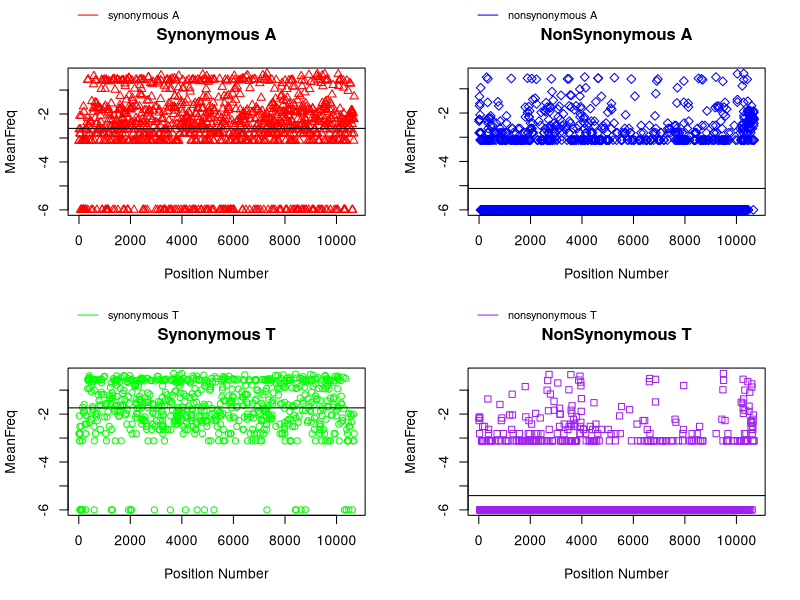

This chart was generated by the following R code: (Note: this script raises an error after producing the figure.)
#Read in CSV file
Dengue<-read.csv("DengueVirus1.fasta_pruned.mu.trim05_DF.csv")
SynNonsynAT<-function(Virus){
#select for only synonymous sites in Virus file
synonymous<-which(Virus$TypeOfSite=='syn')
#subset data into synonymous sites and designated wildtype nucleotide
synonymousA<-subset(Virus, wtnt=='a' & TypeOfSite=='syn')
synonymousT<-subset(Virus, wtnt=='t' & TypeOfSite=='syn') 
#binds synonymous subset data into a new dataset
synonymous<-rbind(synonymousA, synonymousT)
#select for only nonsynonymous sites in Virus file
nonsynonymous<-which(Virus$TypeOfSite=='nonsyn')
#subset data into nonsynonymous sites and designated wildtypes
nonsynonymousA<-subset(Virus, wtnt=='a' & TypeOfSite=='nonsyn')
nonsynonymousT<-subset(Virus, wtnt=='t' & TypeOfSite=='nonsyn')
#binds nonsynonymous subset data into a new dataset
nonsynonymous<-rbind(nonsynonymousA, nonsynonymousT)
#subset data into synonymous sites and designated wildtypes
synonymousC<-subset(Virus, wtnt=='c' & TypeOfSite=='syn')
synonymousG<-subset(Virus, wtnt=='g' & TypeOfSite=='syn')
#subset data into nonsynonymous sites and designated wildtypes
nonsynonymousC<-subset(Virus, wtnt=='c' & TypeOfSite=='nonsyn')
nonsynonymousG<-subset(Virus, wtnt=='g' & TypeOfSite=='nonsyn')

#A and T synonymous and nonsynonymous graphs

#splits the graph into 4 sections, 2 rows 2 columns 
layout(matrix(c(1,2,3,4), nrow=2, byrow = TRUE))
#log meanfreq to get rid of 0's and make graph easier to read
plot(synonymousA$num,log10(synonymousA$MeanFreq+.000001), col = "red", 
     #pch creates the shape of the plotted points
     ,xlab="Position Number", ylab="MeanFreq",main="Synonymous A", pch=2)
#abline creates a line where the mean of all the points are located
abline(h=mean(log10(synonymousA$MeanFreq+.000001)))
#creates a legend:inset is coordinates where the legend lies

legend("topleft",inset=c(0,-0.45), legend=c
       ("synonymous A"),col="red", horiz=TRUE, 
#lty is type of line used,cex is size of legend, xpd allows legend to lie outside the plot,bty is type of box around legend       
       lty=1, cex=0.8,xpd=TRUE,bty='n')
#plots continue 
plot(nonsynonymousA$num,log10(nonsynonymousA$MeanFreq+.000001), col = "blue",xlab="Position Number", ylab="MeanFreq",main="NonSynonymous A", pch = 5)
abline(h=mean(log10(nonsynonymousA$MeanFreq+.000001)))
legend("topleft",inset=c(0,-0.45), legend=c
       ("nonsynonymous A"),col="blue", horiz=TRUE, lty=1, cex=0.8,xpd=TRUE,bty='n')

plot(synonymousT$num,log10(synonymousT$MeanFreq+.000001), col = "green",xlab="Position Number", ylab="MeanFreq",main="Synonymous T")
abline(h=mean(log10(synonymousT$MeanFreq+.000001)))
legend("topleft",inset=c(0,-0.45), legend=c
       ("synonymous T"),col="green", horiz=TRUE, lty=1, cex=0.8,xpd=TRUE,bty='n')

plot(nonsynonymousT$num,log10(nonsynonymousT$MeanFreq+.000001), col = "purple",xlab="Position Number", ylab="MeanFreq",main="NonSynonymous T", pch=0)
abline(h=mean(log10(nonsynonymousT$MeanFreq+.000001)))
legend("topleft",inset=c(0,-0.45), legend=c
       ("nonsynonymous T"),col="purple", horiz=TRUE, lty=1, cex=0.8,xpd=TRUE,bty='n')
}
SynNonsynCG<-function(Virus){
#Plot C and G synonymous and nonsynonymous graphs
layout(matrix(c(1,2,3,4), 2, 2, byrow = TRUE))
plot(synonymousC$num,log10(synonymousC$MeanFreq+.000001), col = "magenta",xlab="Position Number", ylab="MeanFreq",main="Synonymous C", pch=7)
abline(h=mean(log10(synonymousC$MeanFreq+.000001)))
legend("topleft",inset=c(0,-0.45), legend=c
       ("synonymous C"),col="magenta", horiz=TRUE, lty=1, cex=0.8,xpd=TRUE,bty='n')

plot(nonsynonymousC$num,log10(nonsynonymousC$MeanFreq+.000001), col = "cyan",xlab="Position Number", ylab="MeanFreq",main="NonSynonymous C", pch = 9)
abline(h=mean(log10(nonsynonymousC$MeanFreq+.000001)))
legend("topleft",inset=c(0,-0.45), legend=c
       ("nonsynonymous C"),col="cyan", horiz=TRUE, lty=1, cex=0.8,xpd=TRUE,bty='n')

plot(synonymousG$num,log10(synonymousG$MeanFreq+.000001), col = "black",xlab="Position Number", ylab="MeanFreq",main="Synonymous G",pch=13)
abline(h=mean(log10(synonymousG$MeanFreq+.000001)))
legend("topleft",inset=c(0,-0.45), legend=c
       ("synonymous G"),col="black", horiz=TRUE, lty=1, cex=0.8,xpd=TRUE,bty='n')

plot(nonsynonymousT$num,log10(nonsynonymousT$MeanFreq+.000001), col = "yellow",xlab="Position Number", ylab="MeanFreq",main="NonSynonymous G", pch=14)
abline(h=mean(log10(nonsynonymousT$MeanFreq+.000001)))
legend("topleft",inset=c(0,-0.45), legend=c
       ("nonsynonymous G"),col="yellow", horiz=TRUE, lty=1, cex=0.8,xpd=TRUE,bty='n')
}
SynNonsynAT(Dengue)
SynNonsynCG(Dengue)
